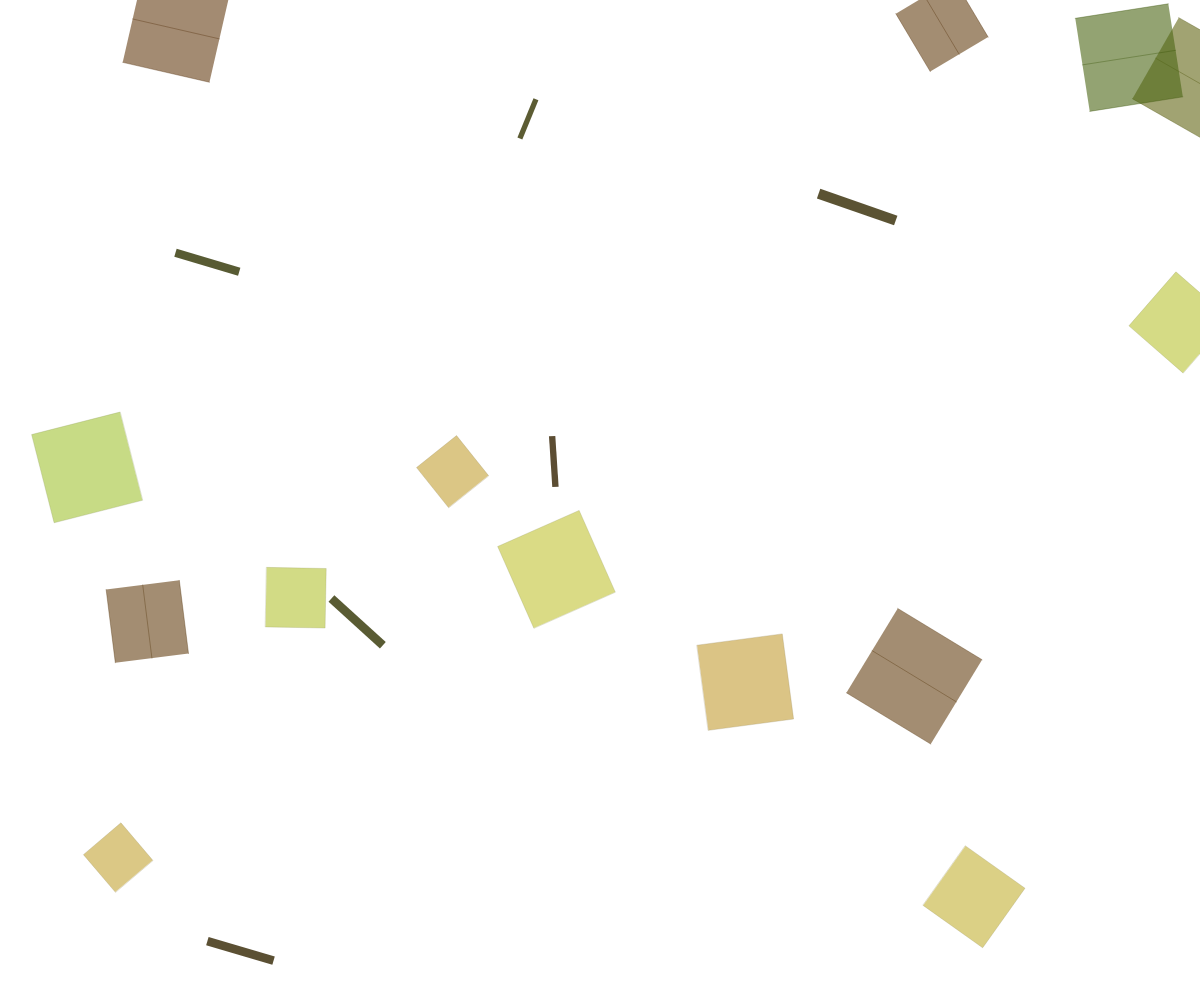
Frame 1 (no input)
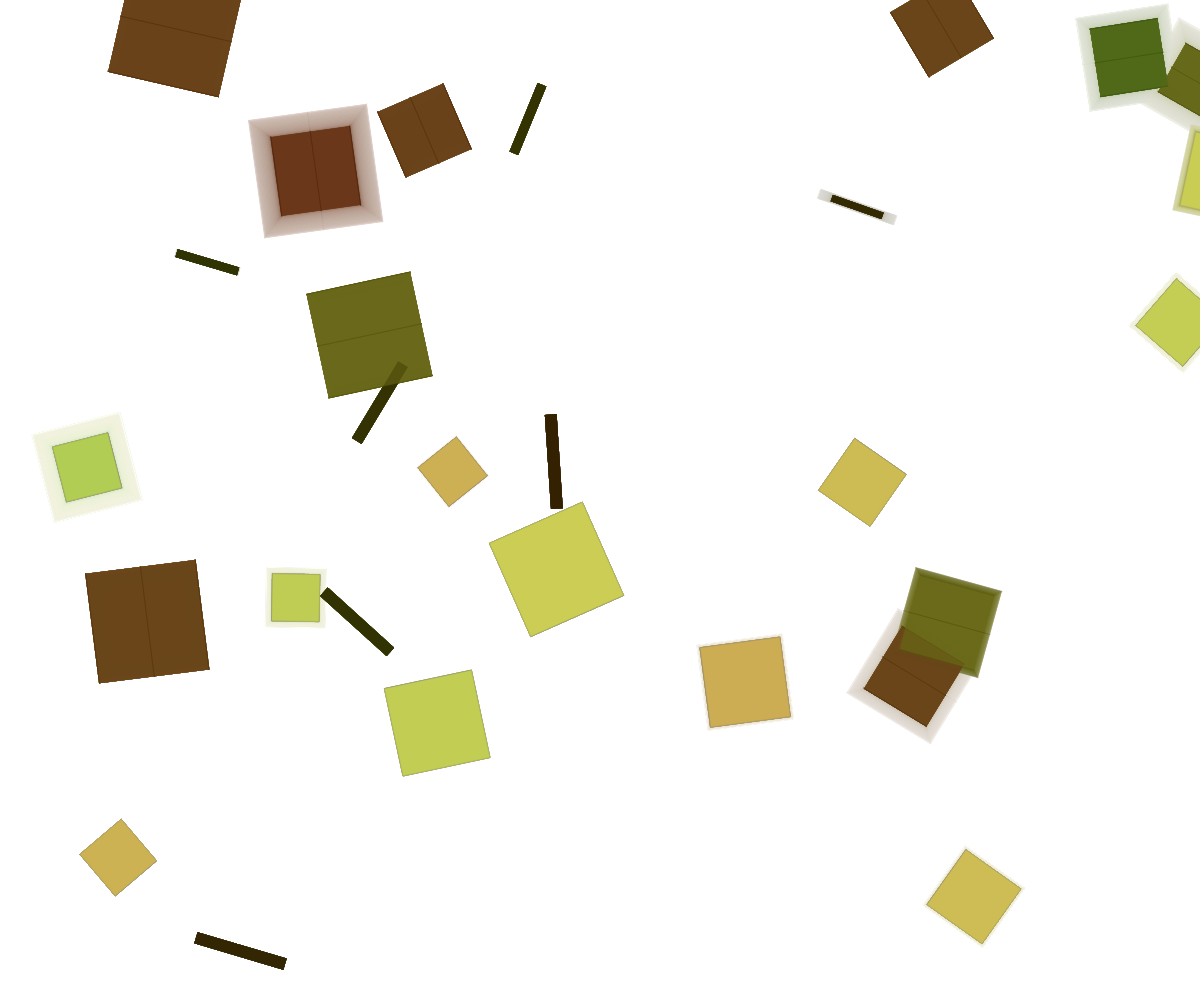
Frame 60 (no input)
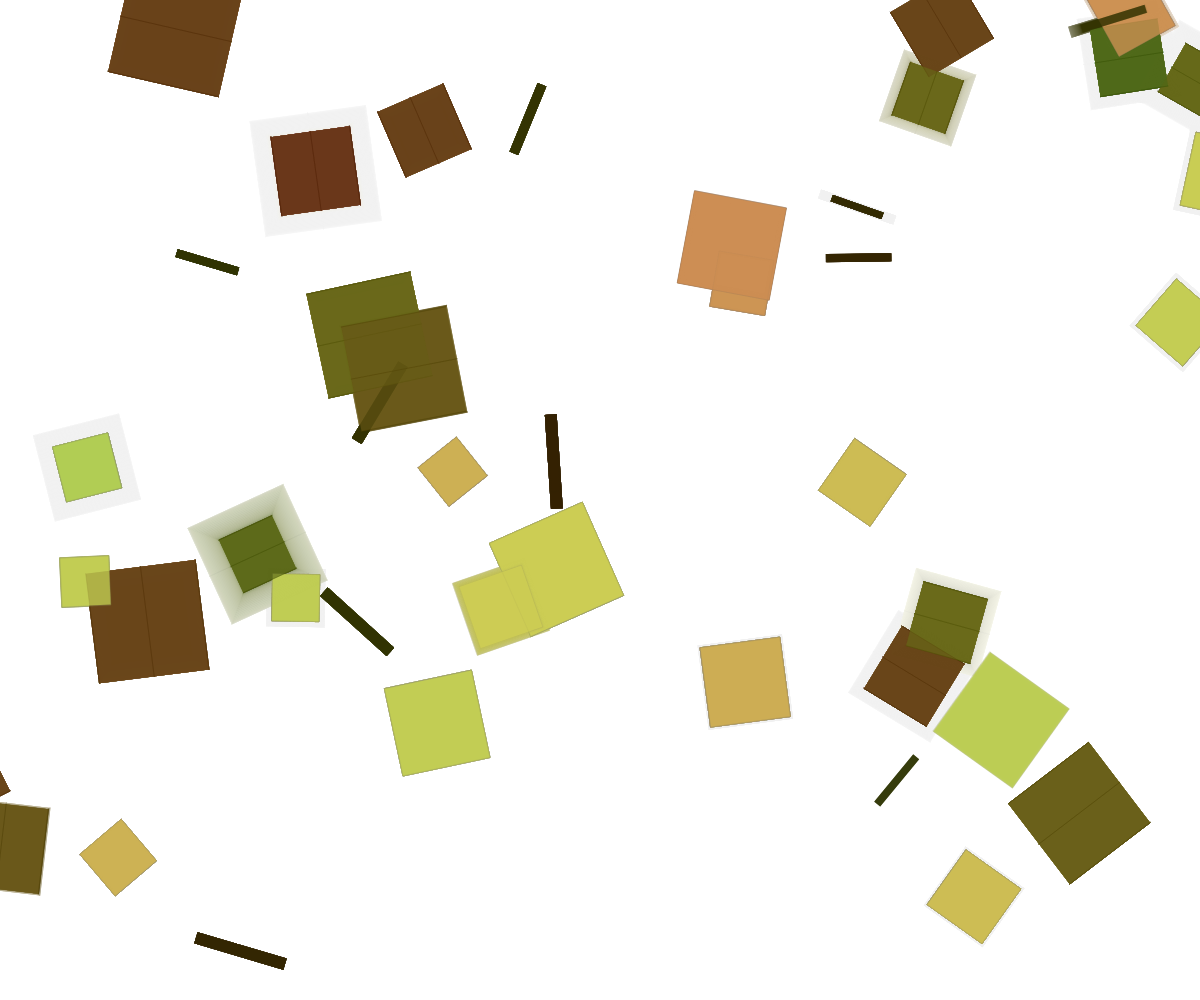
Frame 120 (the mouse pressed at the canvas centre since frame 60)

The p5.js sketch that drew these frames (run headless with seeded random() and noise() and a simulated clock; from frame 60 on, the mouse is pressed at the canvas centre):

// p5.js sketch
// ── sketch.js
let leafSegments = [];
let maxSegments = 150;
let animationSpeed = 0.005;
let time = 0;

function setup() {
  createCanvas(windowWidth, windowHeight);
  colorMode(HSB, 360, 100, 100, 1);
  noStroke();
  frameRate(30);

  // Initialize leaf segments
  for (let i = 0; i < 20; i++) {
    leafSegments.push({
      x: random(width),
      y: random(height),
      size: random(50, 120),
      hue: random(30, 80), // Green range for botanical
      rotation: random(TWO_PI),
      segmentType: floor(random(3)), // 0: vein, 1: cell, 2: boundary
      isGrowing: true,
      growth: 0,
      targetSize: random(50, 120)
    });
  }
}

function draw() {
  // Semi-transparent background for trail effect
  background(0, 0, 100, 0.03);

  time += animationSpeed;

  // Draw all segments
  for (let i = 0; i < leafSegments.length; i++) {
    let seg = leafSegments[i];

    if (seg.isGrowing) {
      seg.growth += 0.01;
      if (seg.growth >= 1) {
        seg.isGrowing = false;
        seg.size = seg.targetSize;
      } else {
        seg.size = lerp(seg.size, seg.targetSize, seg.growth);
      }
    }

    push();
    translate(seg.x, seg.y);
    rotate(seg.rotation);

    // Draw based on segment type
    if (seg.segmentType === 0) {
      // Vein structure - thin and dark
      fill(seg.hue, 100, 20, 0.8);
      rectMode(CENTER);
      rect(0, 0, seg.size * 0.1, seg.size * 0.8);
    } else if (seg.segmentType === 1) {
      // Cell structure - soft, light green with texture
      fill(seg.hue, 60, 80, 0.7);
      rectMode(CENTER);
      rect(0, 0, seg.size * 0.9, seg.size * 0.9);

      // Subtle cell boundary lines
      stroke(seg.hue, 40, 60, 0.5);
      strokeWeight(0.5);
      noFill();
      rect(0, 0, seg.size * 0.9, seg.size * 0.9);
    } else {
      // Boundary - thick, slightly darker
      fill(seg.hue, 80, 40, 0.6);
      rectMode(CENTER);
      rect(0, 0, seg.size, seg.size);

      // Boundary texture lines (Victorian style)
      stroke(seg.hue, 100, 30, 0.4);
      strokeWeight(0.8);
      noFill();
      for (let j = 0; j < 3; j++) {
        let offset = map(j, 0, 2, -seg.size/2, seg.size/2);
        line(offset, -seg.size/2, offset, seg.size/2);
      }
    }

    pop();

    // Occasionally add new segments
    if (random() < 0.005 && leafSegments.length < maxSegments) {
      let angle = random(TWO_PI);
      let distance = random(100, 300);
      let newX = seg.x + cos(angle) * distance;
      let newY = seg.y + sin(angle) * distance;

      leafSegments.push({
        x: newX,
        y: newY,
        size: random(50, 120),
        hue: (seg.hue + random(-10, 10)) % 360,
        rotation: random(TWO_PI),
        segmentType: floor(random(3)),
        isGrowing: true,
        growth: 0,
        targetSize: random(50, 120)
      });
    }
  }

  // Limit segments to prevent overflow
  if (leafSegments.length > maxSegments) {
    leafSegments.splice(0, leafSegments.length - maxSegments);
  }
}

function windowResized() {
  resizeCanvas(windowWidth, windowHeight);
}
